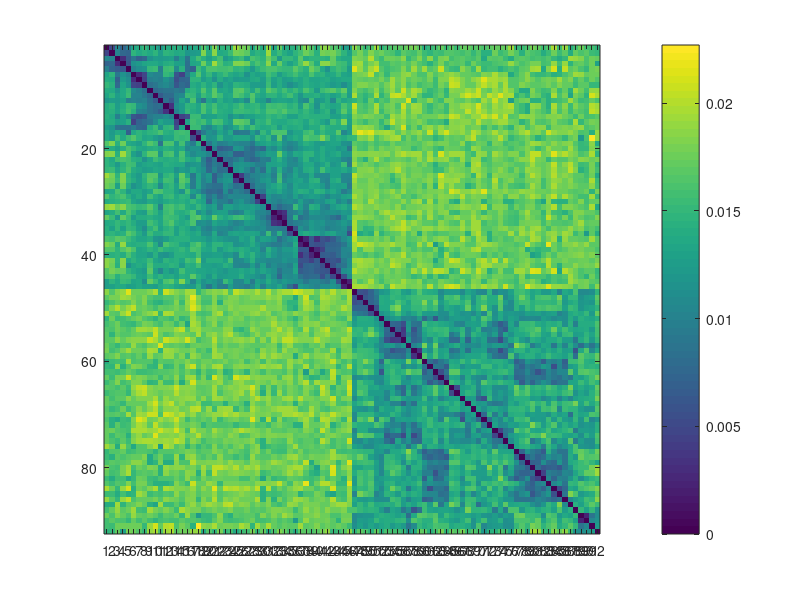

Recreate this plot in MATLAB. (Note: this script raises an error after producing the figure.)
clear all;close all;clc;

estimated_rdm = load ('estimate_RDM_behav_semantic.mat');  
comparisons = estimated_rdm.estimate_RDM_s;
save behav_RDMs_euclidean_vector_semantic comparisons

nStimuli=92;
nComparisons = ((nStimuli^2)-nStimuli)/2; % counts only one way and not the same imgs

rdm = NaN(92,92);

countComparison=0;
for img_1 = 1:nStimuli-1
	for img_2 = img_1+1:nStimuli
        countComparison=countComparison+1;
        
        rdm(img_1,img_2) = comparisons(countComparison); 
        rdm(img_2,img_1) = comparisons(countComparison);
            
    end   
end
for imag = 1:92
    rdm(imag,imag)=0;
end

load('stimuli_names_92.mat');
max_val=0.0227;

figure('units','normalized','WindowState','maximized');   image(rdm,'CDataMapping','scaled');C = colorbar;caxis([0 max_val]);       
set(gca,'XTick',1:1:92); set(gca,'xticklabel',table2array(stimuli_names_92(1:92,1)),'fontsize', 6);xtickangle(90);
set(gca,'YTick',1:1:92); set(gca,'yticklabel',table2array(stimuli_names_92(1:92,1)),'fontsize', 6);ytickangle(0);
set(gca, 'TickLength',[0 0]);
axis equal; axis image; 
title(['Semantic RDM: behaviour data'],'fontsize',11);
saveas(gcf,'behav_RDM_semantic.png');
save('behav_RDM_semantic','rdm');

%% create a small rdm for animals and for tools
half_stimuli = length(rdm)/2;
rdm_semantic_animals = rdm(1:half_stimuli,1:half_stimuli);
rdm_semantic_tools = rdm(half_stimuli+1:end,half_stimuli+1:end);

figure('units','normalized','WindowState','maximized');   image(rdm_semantic_animals,'CDataMapping','scaled');C = colorbar;caxis([0 max_val]);       
set(gca,'XTick',1:1:46); set(gca,'xticklabel',table2array(stimuli_names_92(1:46,1)),'fontsize', 6);xtickangle(90);
set(gca,'YTick',1:1:46); set(gca,'yticklabel',table2array(stimuli_names_92(1:46,1)),'fontsize', 6);ytickangle(0);
set(gca, 'TickLength',[0 0]);
axis equal; axis image; 
title(['Semantic RDM: behaviour data (animals)'],'fontsize',11);
saveas(gcf,'behav_RDM_semantic_animals.png');
save('behav_RDM_semantic_animals','rdm_semantic_animals');
        
figure('units','normalized','WindowState','maximized');   image(rdm_semantic_tools,'CDataMapping','scaled');C = colorbar;caxis([0 max_val]);       
set(gca,'XTick',1:1:46); set(gca,'xticklabel',table2array(stimuli_names_92(47:92,1)),'fontsize', 6);xtickangle(90);
set(gca,'YTick',1:1:46); set(gca,'yticklabel',table2array(stimuli_names_92(47:92,1)),'fontsize', 6);ytickangle(0);
set(gca, 'TickLength',[0 0]);
axis equal; axis image; 
title(['Semantic RDM: behaviour data (tools)'],'fontsize',11);
saveas(gcf,'behav_RDM_semantic_tools.png');
save('behav_RDM_semantic_tools','rdm_semantic_tools');

 %% convert the 2 rdms matrices into vectors
count=0;
for r = 1:half_stimuli-1
	for c = r+1:half_stimuli
        count=count+1;
        rdm_vector_animals(1,count) = rdm_semantic_animals(r,c);,
        rdm_vector_tools(1,count) = rdm_semantic_tools(r,c);
	end
end

save RDMs_behav_vector_semantic_animals rdm_vector_animals
save RDMs_behav_vector_semantic_tools rdm_vector_tools
